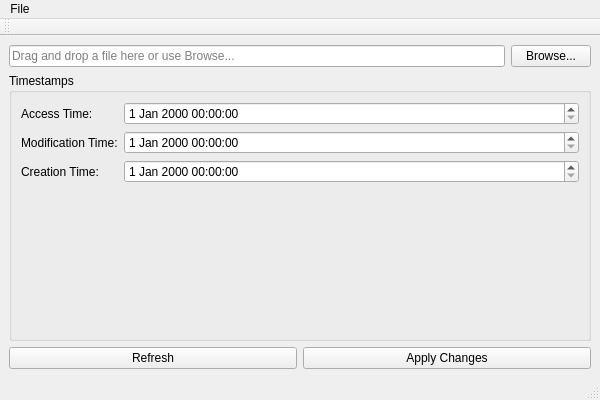
<?xml version='1.0' encoding='utf-8'?>
<ui version="4.0">
 <class>MainWindow</class>
 <widget class="QMainWindow" name="MainWindow">
  <property name="geometry">
   <rect>
    <x>0</x>
    <y>0</y>
    <width>600</width>
    <height>400</height>
   </rect>
  </property>
  <property name="windowTitle">
   <string>File Touch</string>
  </property>
  <widget class="QWidget" name="centralwidget">
   <layout class="QVBoxLayout" name="verticalLayout">
    <item>
     <layout class="QHBoxLayout" name="horizontalLayout">
      <item>
       <widget class="QLineEdit" name="filePathEdit">
        <property name="placeholderText">
         <string>Drag and drop a file here or use Browse...</string>
        </property>
        <property name="rfuLocale_setPlaceholderText" stdset="0">
         <string notr="true">Legacy.sda046c9f27bcb4b9</string>
        </property>
       </widget>
      </item>
      <item>
       <widget class="QPushButton" name="browseButton">
        <property name="text">
         <string>Browse...</string>
        </property>
        <property name="rfuLocale_setText" stdset="0">
         <string notr="true">Legacy.sc58a6bd402efb06c</string>
        </property>
       </widget>
      </item>
     </layout>
    </item>
    <item>
     <widget class="QGroupBox" name="timestampsGroup">
      <property name="title">
       <string>Timestamps</string>
      </property>
      <layout class="QFormLayout" name="formLayout">
       <item row="0" column="0">
        <widget class="QLabel" name="accessTimeLabel">
         <property name="text">
          <string>Access Time:</string>
         </property>
         <property name="rfuLocale_setText" stdset="0">
          <string notr="true">Legacy.s743ab27ba90309fb</string>
         </property>
        </widget>
       </item>
       <item row="0" column="1">
        <widget class="QDateTimeEdit" name="accessTimeEdit" />
       </item>
       <item row="1" column="0">
        <widget class="QLabel" name="modificationTimeLabel">
         <property name="text">
          <string>Modification Time:</string>
         </property>
         <property name="rfuLocale_setText" stdset="0">
          <string notr="true">Legacy.s0924514539f82ed4</string>
         </property>
        </widget>
       </item>
       <item row="1" column="1">
        <widget class="QDateTimeEdit" name="modificationTimeEdit" />
       </item>
       <item row="2" column="0">
        <widget class="QLabel" name="creationTimeLabel">
         <property name="text">
          <string>Creation Time:</string>
         </property>
         <property name="rfuLocale_setText" stdset="0">
          <string notr="true">Legacy.s38cd93072c47d597</string>
         </property>
        </widget>
       </item>
       <item row="2" column="1">
        <widget class="QDateTimeEdit" name="creationTimeEdit" />
       </item>
      </layout>
      <property name="rfuLocale_setTitle" stdset="0">
       <string notr="true">Legacy.s755f099dbf49d098</string>
      </property>
     </widget>
    </item>
    <item>
     <layout class="QHBoxLayout" name="buttonLayout">
      <item>
       <widget class="QPushButton" name="refreshButton">
        <property name="text">
         <string>Refresh</string>
        </property>
        <property name="rfuLocale_setText" stdset="0">
         <string notr="true">Legacy.s0e91610117029a62</string>
        </property>
       </widget>
      </item>
      <item>
       <widget class="QPushButton" name="applyButton">
        <property name="text">
         <string>Apply Changes</string>
        </property>
        <property name="rfuLocale_setText" stdset="0">
         <string notr="true">Legacy.sd80d0faa58963b92</string>
        </property>
       </widget>
      </item>
     </layout>
    </item>
   </layout>
  </widget>
  <widget class="QMenuBar" name="menubar">
   <property name="geometry">
    <rect>
     <x>0</x>
     <y>0</y>
     <width>600</width>
     <height>21</height>
    </rect>
   </property>
   <widget class="QMenu" name="menuFile">
    <property name="title">
     <string>File</string>
    </property>
    <addaction name="actionExit" />
    <property name="rfuLocale_setTitle" stdset="0">
     <string notr="true">Legacy.s50009ce1da4d15e1</string>
    </property>
   </widget>
   <addaction name="menuFile" />
  </widget>
  <widget class="QStatusBar" name="statusbar" />
  <widget class="QToolBar" name="toolBar">
   <property name="windowTitle">
    <string>toolBar</string>
   </property>
   <attribute name="toolBarArea">
    <enum>TopToolBarArea</enum>
   </attribute>
   <attribute name="toolBarBreak">
    <bool>false</bool>
   </attribute>
   <property name="rfuLocale_setWindowTitle" stdset="0">
    <string notr="true">Legacy.sd735c514fef9e451</string>
   </property>
  </widget>
  <action name="actionExit">
   <property name="text">
    <string>Exit</string>
   </property>
   <property name="rfuLocale_setText" stdset="0">
    <string notr="true">Legacy.sd17d84a604994b72</string>
   </property>
  </action>
  <property name="rfuLocale_setWindowTitle" stdset="0">
   <string notr="true">Legacy.s49f4384bd9c4ded3</string>
  </property>
 </widget>
 <resources />
 <connections />
</ui>
